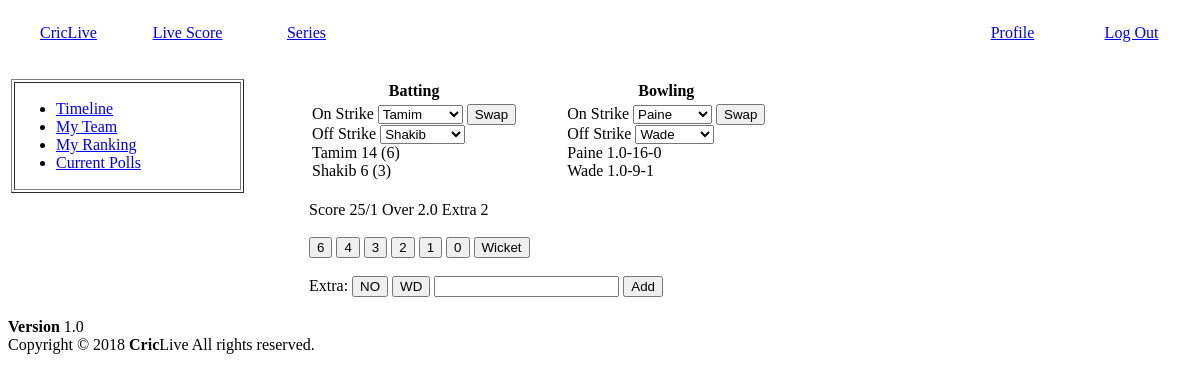
/editor/updateScore.php?id=banvsaus, run on an earlier commit of the app's database.
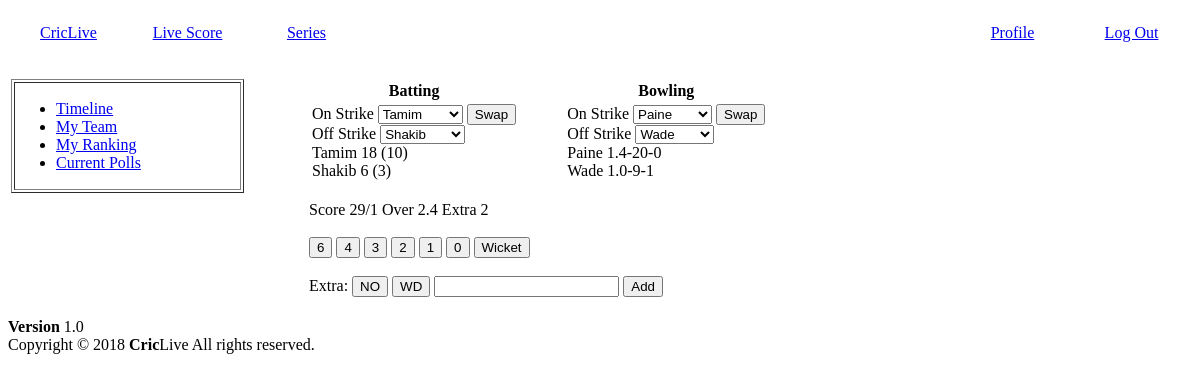
And on a later commit of the database.
### tables this page shows
CREATE TABLE `batting` (
  `id` varchar(100) NOT NULL,
  `player1` varchar(10) NOT NULL,
  `player2` varchar(10) NOT NULL,
  `player3` varchar(10) NOT NULL,
  `player4` varchar(10) NOT NULL,
  `player5` varchar(10) NOT NULL,
  `player6` varchar(10) NOT NULL,
  `player7` varchar(10) NOT NULL,
  `player8` varchar(10) NOT NULL,
  `player9` varchar(10) NOT NULL,
  `player10` varchar(10) NOT NULL,
  `player11` varchar(10) NOT NULL,
  `score` int(100) NOT NULL,
  `wicket` int(10) NOT NULL,
  `extra` int(10) NOT NULL,
  `over` varchar(10) NOT NULL,
  `batsman1` varchar(10) NOT NULL,
  `batsman2` varchar(10) NOT NULL
);

CREATE TABLE `country` (
  `team_id` varchar(100) NOT NULL,
  `name` varchar(10) NOT NULL,
  `player1` varchar(10) NOT NULL,
  `player2` varchar(10) NOT NULL,
  `player3` varchar(10) NOT NULL,
  `player4` varchar(10) NOT NULL,
  `player5` varchar(10) NOT NULL,
  `player6` varchar(10) NOT NULL,
  `player7` varchar(10) NOT NULL,
  `player8` varchar(10) NOT NULL,
  `player9` varchar(10) NOT NULL,
  `player10` varchar(10) NOT NULL,
  `player11` varchar(10) NOT NULL
);

CREATE TABLE `bowling` (
  `id` varchar(100) NOT NULL,
  `player1` varchar(100) NOT NULL,
  `player2` varchar(100) NOT NULL,
  `player3` varchar(100) NOT NULL,
  `player4` varchar(100) NOT NULL,
  `player5` varchar(100) NOT NULL,
  `player6` varchar(100) NOT NULL,
  `player7` varchar(100) NOT NULL,
  `player8` varchar(100) NOT NULL,
  `player9` varchar(100) NOT NULL,
  `player10` varchar(100) NOT NULL,
  `player11` varchar(100) NOT NULL,
  `bowler1` varchar(10) NOT NULL,
  `bowler2` varchar(10) NOT NULL
);

### editor/updateScore.php (the view, shortened to what this page needs)
<?php
    $matchid = $_GET['id'];
    $team1 = null;
    $team2 = null;
    $conn = mysqli_connect('localhost', 'root', '', 'criclive');
    $sql= "SELECT * FROM `play` where `match_id`='".$matchid."'";
    $result = mysqli_query($conn, $sql);
    while($row = mysqli_fetch_assoc($result)){
        $team1 = $row['team1'];
        $team2 = $row['team2'];
    }
    $batting = $matchid."_1";
    $bowling = $matchid."_2";
?>
<!DOCTYPE html>
<html>
<head>
</head>
<body>
    <table width="100%" style="color:green;" height="50px">
        <tr >
            <td width="10%"><a href="user.php"><center>CricLive</center></a></td>
            <td width="10%" style="color:green;"><a href="viewScore.php"><center>Live Score</center></a></td>
            <td width="10%"><a href="#"><center>Series</center></a></td>
            <td width="50%"></td>
            <td width="10%"><a href="profile.php"><center>Profile</center></a></td>
            <td width="10%"><a href="logout.php"><center>Log Out</center></a></td>
        </tr>
    </table >
    <br/>
    <table width="100%">
        <tr>
            <td  width="20%" valign="top">
                <table  width="100%" border="1">
                    <tr>
                        <center>
                            <td>
                                <ul>
                                <li><a href="#">Timeline</a></li>
                                <li><a href="myTeam.php"> My Team</a></li>
                                <li><a href="ranking.php"> My Ranking</a></li>
                                <li><a href="poll.php"> Current Polls </a></li>
                              </ul>
                            </td>
                        </center>
                    </tr>
                </table>
            </td>
            <td  width="5%"></td>
            <td width="75%" valign="top">
                <table>
                    <tr>
                        <th>Batting</th>
                        <td  width="10%"></td>
                        <th>Bowling</th>
                    </tr>
                    <tr>
                        <td>
                            <div>
                                On Strike
                                <select id="player1" onchange="changeOn(this)">
                            <?php
                                    $conn = mysqli_connect('localhost', 'root', '', 'criclive');
                                    $sql= "SELECT * FROM `country` where team_id='".$team1."'";
                                    $result = mysqli_query($conn, $sql);
                                    while($row = mysqli_fetch_assoc($result)){
                                        for($i=1; $i<12; $i++){
                                            echo '<option value="'.$row["player".$i].'">'.$row["player".$i].'</option>';
                                        }
                                    }
                                ?>
                                </select>
                                <input type="button" id="swap" value="Swap" onclick="swapBatsman()">
                                <br>
                                Off Strike
                                <select id="player2" onchange="changeOff(this)">
                                    <?php
                                        $conn = mysqli_connect('localhost', 'root', '', 'criclive');
                                        $sql= "SELECT * FROM `country` where team_id='".$team1."'";
                                        $result = mysqli_query($conn, $sql);
                                        while($row = mysqli_fetch_assoc($result)){
                                            for($i=1; $i<12; $i++){
                                                echo '<option value="'.$row["player".$i].'">'.$row["player".$i].'</option>';
                                            }
                                        }
                                    ?>
                                </select>
                            </div>
                            <div>
                                <?php
                                        $conn = mysqli_connect('localhost', 'root', '', 'criclive');
                                        $sql= "SELECT * FROM `batting` where id='".$batting."'";
                                        $result = mysqli_query($conn, $sql);
                                        $playerNum1 = null;
                                        $playerNum2 = null;
                                        $score = null;
                                        $wicket = null;
                                        $extra = null;
                                        $over = null;
                                        while($row = mysqli_fetch_assoc($result)){
                                            $playerNum1 = $row['batsman1'];
                                            $playerNum2 = $row['batsman2'];
                                            $pl1 = explode('/', $row[$playerNum1]);
                                            $pl2 = explode('/', $row[$playerNum2]);
                                            $score = $row['score'];
                                            $wicket = $row['wicket'];
                                            $extra = $row['extra'];
                                            $over = explode('.', $row['over']);
                                        }
                                        $over1 = $over[0];
                                        $over2 = $over[1];
                                        $sql= "SELECT * FROM `country` where team_id='".$team1."'";
                                        $result = mysqli_query($conn, $sql);
                                        $playerName1 = null;
                                        $playerName2 = null;
                                        while($row = mysqli_fetch_assoc($result)){
                                            $playerName1 = $row[$playerNum1];
                                            $playerName2 = $row[$playerNum2];
                                        }
                                    ?>
                                <span id="on"><?=$playerName1?></span>
                                <span id="onrun"><?=$pl1[0]?></span>
                                (<span id="onball"><?=$pl1[1]?></span>)
                            </div>
                            <div>
                                <span id="off"><?=$playerName2?></span>
                                <span id="offrun"><?=$pl2[0]?></span>
                                (<span id="offball"><?=$pl2[1]?></span>)
                            </div>
                        </td>
                        <td></td>
                        <td>
                            <div>
                                On Strike
                                <select id="bowler1" onchange="changeBOn(this)">
                            <?php
                                    $conn = mysqli_connect('localhost', 'root', '', 'criclive');
                                    $sql= "SELECT * FROM `country` where team_id='".$team2."'";
                                    $result = mysqli_query($conn, $sql);
                                    while($row = mysqli_fetch_assoc($result)){
                                        for($i=1; $i<12; $i++){
                                            echo '<option value="'.$row["player".$i].'">'.$row["player".$i].'</option>';
                                        }
                                    }
                                ?>
                                </select>
                                <input type="button" id="swap" value="Swap" onclick="swapBowler()">
                                <br>
                                Off Strike
                                <select id="bowler2" onchange="changeBOff(this)">
                                    <?php
                                        $conn = mysqli_connect('localhost', 'root', '', 'criclive');
                                        $sql= "SELECT * FROM `country` where team_id='".$team2."'";
                                        $result = mysqli_query($conn, $sql);
                                        while($row = mysqli_fetch_assoc($result)){
                                            for($i=1; $i<12; $i++){
                                                echo '<option value="'.$row["player".$i].'">'.$row["player".$i].'</option>';
                                            }
                                        }
                                    ?>
                                </select>
                            </div>
                            <div>
                                <?php
                                        $conn = mysqli_connect('localhost', 'root', '', 'criclive');
                                        $sql= "SELECT * FROM `bowling` where id='".$bowling."'";
                                        $result = mysqli_query($conn, $sql);
                                        $bowlerNum1 = null;
                                        $bowlerNum2 = null;
                                        while($row = mysqli_fetch_assoc($result)){
                                            $bowlerNum1 = $row['bowler1'];
                                            $bowlerNum2 = $row['bowler2'];
                                            $bl1 = $row[$bowlerNum1];
                                            $bl2 = $row[$bowlerNum2];
                                        }
                                        $sql= "SELECT * FROM `country` where team_id='".$team2."'";
                                        $result = mysqli_query($conn, $sql);
                                        $bowlerName1 = null;
                                        $bowlerName2 = null;
                                        while($row = mysqli_fetch_assoc($result)){
                                            $bowlerName1 = $row[$bowlerNum1];
                                            $bowlerName2 = $row[$bowlerNum2];
                                        }
                                    ?>
                                <span id="b_on"><?=$bowlerName1?></span>
                                <span id="b_onscore"><?=$bl1?></span>
                            </div>
                            <div>
                                <span id="b_off"><?=$bowlerName2?></span>
                                <span id="b_offscore"><?=$bl2?></span>
                            </div>
                        </td>
                    </tr>
                </table>
                <br>
                Score <span id="run"><?=$score?></span>/<span id="wicket"><?=$wicket?></span>
                Over <span id="over"><?=$over1?></span>.<span id="ball"><?=$over2?></span>
                Extra <span id="ext"><?=$extra?></span>
                <br>
                <br>
                <input type="button" value="6" id="6" onclick="addScore(this)">
                <input type="button" value="4" id="4" onclick="addScore(this)">
                <input type="button" value="3" id="3" onclick="addScore(this)">
                <input type="button" value="2" id="2" onclick="addScore(this)">
                <input type="button" value="1" id="1" onclick="addScore(this)">
                <input type="button" value="0" id="0" onclick="addScore(this)">
                <input type="button" value="Wicket" id="Wicket" onclick="addWicket()">
                <br>
                <br>
                Extra:
                <input type="button" value="NO" id="NO" onclick="addExtrabtn(this)">
                <input type="button" value="WD" id="WD" onclick="addExtrabtn(this)">
                <input type="text" value="" id="extra">
                <input type="button" value="Add" id="add" onclick="addExtra()">
            </td>
        </tr>
    </table>
    <br/>
    <?php include 'footer.php';?>
</body>
</html>

### editor/footer.php
<div class="container">
      <div class="pull-right hidden-xs">
        <b>Version</b> 1.0
      </div>
      Copyright &copy; 2018 <strong>Cric</strong>Live All rights
      reserved.
    </div>

What changed in the data, as far as the page shows it:
changed batting "Tamim": batsman1+player1 "14" → "18"; batsman1+player1 "6" → "10"; score "25" → "29"; over "0" → "4"
changed bowling "Paine": player7 "1.0-16-0" → "1.4-20-0"
